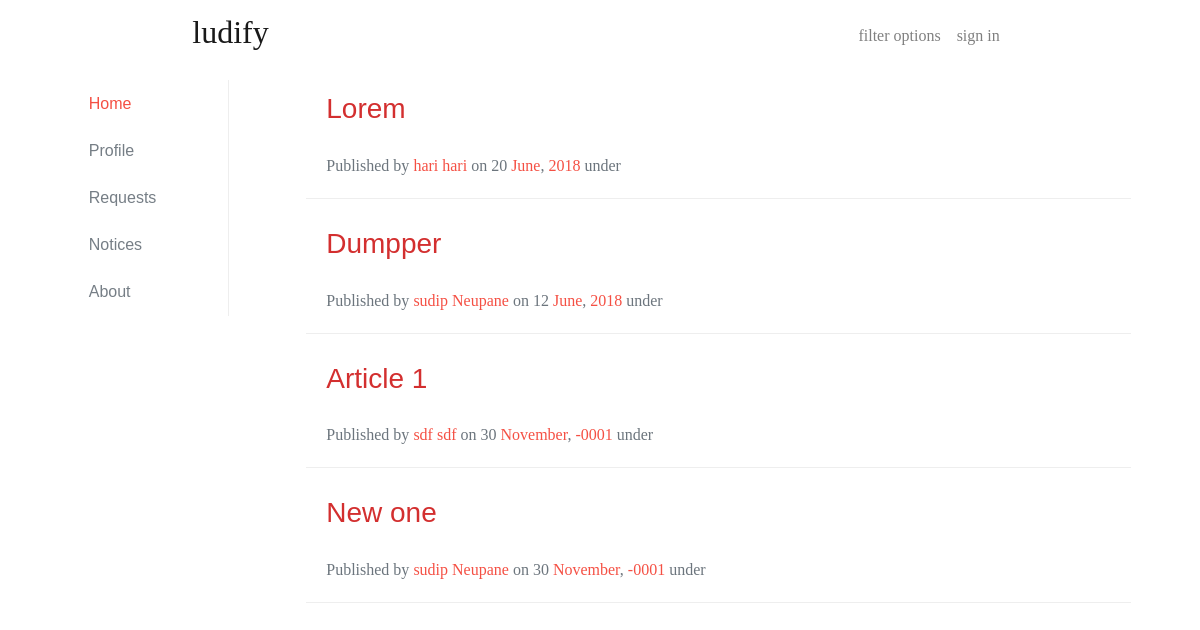
The app's page /, older data.
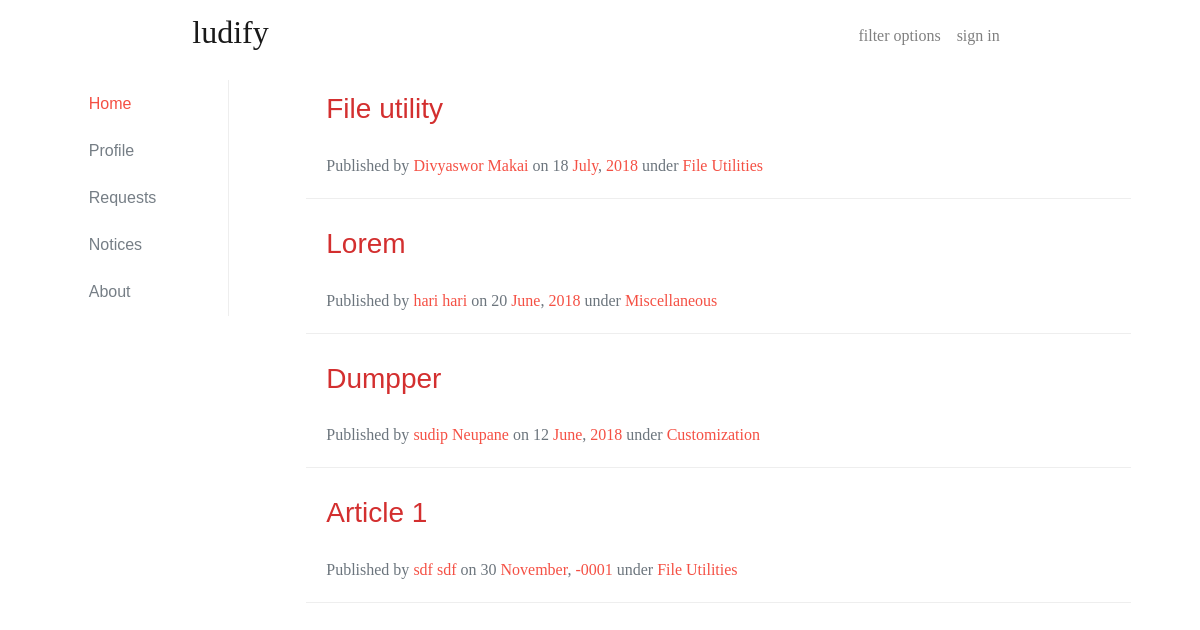
The same page, newer data.
### tables this page shows
CREATE TABLE `articles` (
  `article_id` int(11) NOT NULL,
  `article_title` varchar(100) DEFAULT NULL,
  `article_body` text,
  `file_id` int(11) DEFAULT NULL,
  `author_id` int(11) DEFAULT NULL,
  `article_category` varchar(50) NOT NULL,
  `date_of_upload` date NOT NULL
);

CREATE TABLE `users` (
  `user_id` int(11) NOT NULL,
  `first_name` varchar(50) NOT NULL,
  `last_name` varchar(50) NOT NULL,
  `email` varchar(100) NOT NULL,
  `password` varchar(100) NOT NULL,
  `hash` varchar(32) NOT NULL,
  `active` tinyint(1) NOT NULL,
  `loggedin` int(11) NOT NULL,
  `avatar` varchar(600) NOT NULL,
  `username` varchar(500) NOT NULL,
  `dob` date NOT NULL,
  `gender` varchar(200) NOT NULL,
  `contact` bigint(10) NOT NULL,
  `role_id` int(11) DEFAULT NULL,
  `count` int(11) DEFAULT NULL
);

CREATE TABLE `article_categories` (
  `category_id` int(11) NOT NULL,
  `category` text
);

### include/pagination.php (called while the page is built, shortened)
<?php
	if ( isset( $_GET ['start'] ) ) { $start = $_GET ['start'] ; }
	else { $start = 0 ; }
 ?>

### database/get_username.php (called while the page is built)
<?php
function GetUsername($conn, $user_id){
	$query = "SELECT * FROM users WHERE user_id = $user_id";
	$result = mysqli_query($conn, $query);
	$row = mysqli_fetch_assoc($result);
	$name =  $row['first_name']." ".$row['last_name'];
	return $name;
}
?>

### index.php (the view, shortened to what this page needs)
<?php include 'partial_upper.php'; ?>
<?php include 'partial_sidebar.php'; ?>
	<div class="col-md-9 container main-content">
		<?php
			$items_per_page = 4;
			include 'include\pagination.php';
			if(isset($_GET['order'])){
				$sortby = " ORDER BY ".$_GET['order'];
			}
			else{
				$sortby = " ORDER BY date_of_upload ";
			}
			if(isset($_GET['filter'])){
				$condition = " WHERE article_category = ".$_GET['filter'];
			}
			else{
				$condition = " ";
			}
			$result = mysqli_query( $conn , " SELECT * FROM articles ".$condition.$sortby." DESC LIMIT $start, $items_per_page");
			if($result)
			while($row = mysqli_fetch_assoc($result)){
				$res = mysqli_query($conn , "SELECT category from article_categories WHERE category_id = ".$row['article_category']);
				$row2 = mysqli_fetch_assoc($res);
		?>
		<div class="card main-list">
			<div class="card-header">
				<h3><a href="view_article.php?article_id=<?=$row['article_id'] ?>"> <?=$row['article_title'] ?> </a></h3>
			</div>
			<div class="card-body card-meta text-muted">
				Published by
				<a href="#"> <?=GetUsername($conn,$row['author_id'])?> </a> on <?=date("d",strtotime($row['date_of_upload']))?>
				<a href="#"> <?=date("F",strtotime($row['date_of_upload']))?></a>,
				<a href="#"><?=date("Y",strtotime($row['date_of_upload']))?></a>
				under <a href="#"><?=$row2['category']?></a>
		</div>
	</div>
			<?php
				}
			?>
		</div>
<?php include 'partial_lower.php'; ?>

### partial_upper.php (shortened to what this page needs)
<!DOCTYPE html>
<html>
<?php include 'database/connection.php' ?>
<?php include 'partial_head.php' ?>
<?php include 'database/get_username.php';
 ?>
<body>
<div class="container col-sm-12 col-md-12">
<?php include'partial_nav.php'; ?>
<div class="container">
	<div class="row">

### partial_head.php (shortened to what this page needs)
<head>
	<link rel="stylesheet" href="https://maxcdn.bootstrapcdn.com/font-awesome/latest/css/font-awesome.min.css" />
	<link rel="stylesheet" type="text/css" href="assets/css/bootstrap.min.css">
	<link rel="stylesheet" type="text/css" href="assets/css/custom.css">
</head>

### partial_nav.php (shortened to what this page needs)
<div class="container col-md-9">
	<nav class="navbar navbar-light navbar-expand-lg">
		<a class="navbar-brand" href="."><h2>ludify</h2></a>
		<div class="collapse navbar-collapse" id="navbarSupportedContent">
			<ul class="nav navbar-nav ml-auto">
				<li class="nav-item">
					<a id="filter-toggle" class="nav-link" href="#" style="visibility:hidden;"> filter options </a>
				</li>
				<?php
					if(!isset($_SESSION['user_id'])){
				?>
				<li class="nav-item">
					<a class="nav-link" href="login.php"> sign in </a>
				</li>
				<?php
					}
					else{
				?>
					<a class="nav-link" href="database/logout.php"> LogOut</a>
				<?php }
				?>
			</ul>
		</div>
	</nav>
</div>

### partial_sidebar.php (shortened to what this page needs)
<div class="col-md-2 container">
	<div class="card sidebar sidebar-left">
		<ul class="list-group-flush" style="padding:0; margin-bottom: 0;">
			<a href="index.php" class="sidebar-item list-group-item text-muted" id="sidebar-item-1">Home</a>
			<a href="profile.php" class="sidebar-item list-group-item text-muted" id="sidebar-item-2">Profile</a>
			<a href="request.php" class="sidebar-item list-group-item text-muted" id="sidebar-item-3">Requests
			</a>
			<a href="notice.php" class="sidebar-item list-group-item text-muted" id="sidebar-item-4">Notices</a>
			<a href="#" class="sidebar-item list-group-item text-muted" id="sidebar-item-5">About</a>
		</ul>
	</div>
</div>

### partial_lower.php (shortened to what this page needs)
	</div>
</div>
</div>
</body>
</html>

### assets/css/custom.css (style rules this page uses)
* { font-family: 'Merriweather', 'Times New Roman', serif; }
a { color:#D32F2F; }
.navbar { margin-bottom: 8px; }
.card { border-radius: 0; margin-bottom: 16px; }
.main-list { border:none; border-bottom: 1px solid #eee; }
.sidebar-left { border: none; border-right:1px solid #eee; }
.sidebar a { color:#F44336; opacity: 0.93; }
.sidebar .list-group-item { font-family: 'Merriweather Sans', sans-serif; border: none; }
.card-header { background-color: transparent; border: none; font-family: 'Merriweather Sans', sans-serif; padding-bottom: 0; }
.card-header a { color:#D32F2F; font-family: 'Merriweather Sans', sans-serif; }
.card-meta a { color: #F44336; opacity: 0.93; }

Row changes from the older to the newer data that the page shows:
no longer on this page (row unchanged): articles: article_title "New one", author.last_name "sudip Neupane", date_of_upload "30", date_of_upload "November", date_of_upload "-0001"
added articles: article_title "File utility", author.last_name "Divyaswor Makai", date_of_upload "18", date_of_upload "July", date_of_upload "2018", article_categories.category "File Utilities"
shown differently, row unchanged: articles "Lorem": article_categories.category (not shown) → "Miscellaneous"
shown differently, row unchanged: articles "Dumpper": article_categories.category (not shown) → "Customization"
shown differently, row unchanged: articles "Article 1": article_categories.category (not shown) → "File Utilities"
